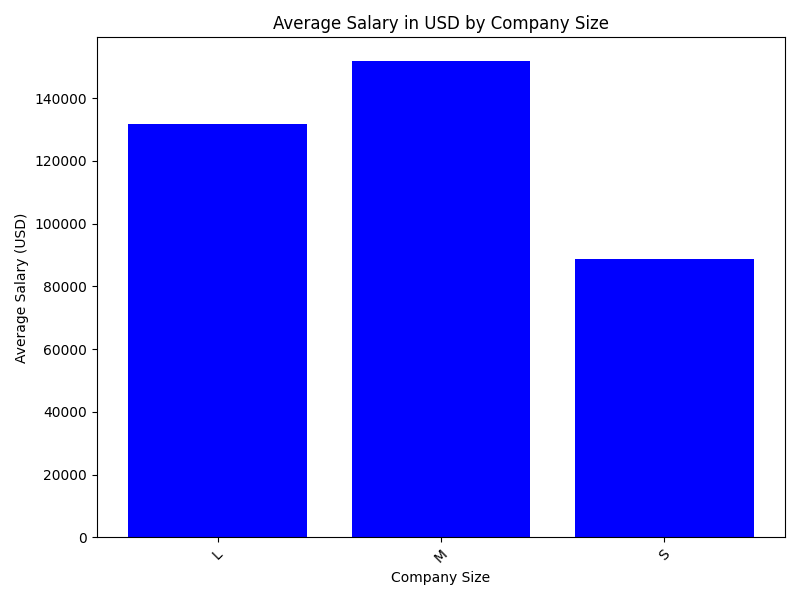

Reproduce this figure in Python.
import pandas as pd
import matplotlib.pyplot as plt

df = pd.read_csv('ai_salaries.csv')

company_size_salary = df.groupby('company_size')['salary_in_usd'].mean().reset_index()

df['company_size'] = pd.Categorical(df['company_size'], categories=['L', 'M', 'S'], ordered=True)

plt.figure(figsize=(8,6))
plt.bar(company_size_salary['company_size'], company_size_salary['salary_in_usd'], color = 'blue')
plt.xlabel('Company Size')
plt.ylabel('Average Salary (USD)')
plt.title('Average Salary in USD by Company Size')
plt.xticks(rotation=45)
plt.tight_layout()
plt.show()
